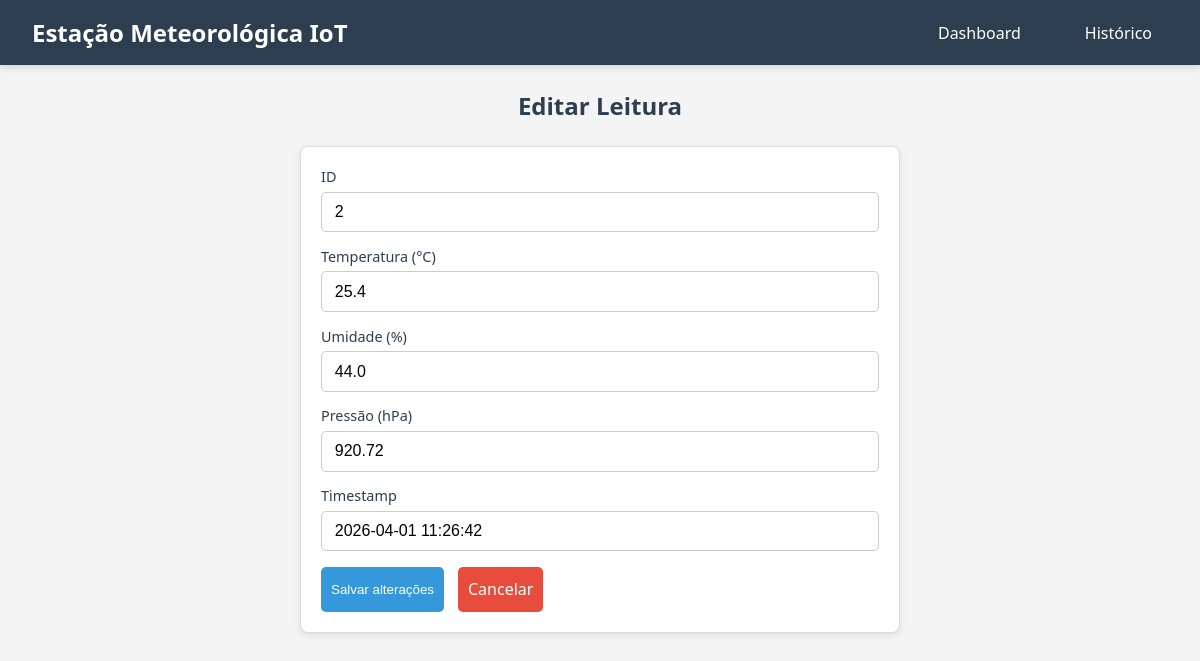
The app's page /editar/2 with its own data.
### tables this page shows
CREATE TABLE leituras (
    id INTEGER PRIMARY KEY AUTOINCREMENT,
    temperatura REAL NOT NULL,
    umidade REAL NOT NULL,
    pressao REAL,
    localizacao TEXT DEFAULT 'Lab',
    timestamp DATETIME DEFAULT (datetime('now','localtime'))
);

### app.py (the view, shortened to what this page needs)
@app.route('/editar/<int:id>', methods=['GET', 'POST'])
def editar(id):
    leitura = buscar_leitura(id)
    if not leitura:
        return 'Leitura não encontrada', 404
    return render_template('editar.html', leitura=leitura)

### app.py (called while the page is built)
@app.after_request
def add_cors_headers(response):
    response.headers["Access-Control-Allow-Origin"] = "*"
    response.headers["Access-Control-Allow-Methods"] = "GET, POST, PUT, DELETE, OPTIONS"
    response.headers["Access-Control-Allow-Headers"] = "Content-Type, Authorization"
    return response

### database.py (called while the page is built)
def get_db_connection():
    conn = sqlite3.connect('dados.db', timeout=10)
    conn.execute('PRAGMA journal_mode=WAL;')
    conn.execute('PRAGMA busy_timeout=5000;')
    conn.row_factory = sqlite3.Row
    return conn

def buscar_leitura(id):
    conn = get_db_connection()
    leitura = conn.execute('SELECT * FROM leituras WHERE id = ?', (id,)).fetchone()
    conn.close()
    return leitura

### templates/editar.html (shortened to what this page needs)
<!DOCTYPE html>
<html lang="pt-br">
<head>
    <link rel="stylesheet" href="../static/css/style.css">
</head>
<body>
    <nav class="navbar">
        <div class="navbar-container">
            <div class="navbar-title">
                <h1>Estação Meteorológica IoT</h1>
            </div>
            <ul class="navbar-menu">
                <li><a href="/dashboard" class="nav-link">Dashboard</a></li>
                <li><a href="/historico" class="nav-link">Histórico</a></li>
            </ul>
        </div>
    </nav>
    <div class="latest">
        <h2>Editar Leitura</h2>
        <form method="POST" action="" class="editar-form">
            <div class="form-row">
                <label for="id">ID</label>
                <input type="text" id="id" value="{{ leitura.id }}" readonly>
            </div>
            <div class="form-row">
                <label for="temperatura">Temperatura (°C)</label>
                <input type="number" step="0.01" name="temperatura" id="temperatura" required value="{{ leitura.temperatura }}">
            </div>
            <div class="form-row">
                <label for="umidade">Umidade (%)</label>
                <input type="number" step="0.01" name="umidade" id="umidade" required value="{{ leitura.umidade }}">
            </div>
            <div class="form-row">
                <label for="pressao">Pressão (hPa)</label>
                <input type="number" step="0.01" name="pressao" id="pressao" required value="{{ leitura.pressao }}">
            </div>
            <div class="form-row">
                <label for="timestamp">Timestamp</label>
                <input type="text" id="timestamp" value="{{ leitura.timestamp }}" readonly>
            </div>
            <div class="form-actions">
                <button type="submit" class="historic-action-btn historic-action-btn-editar">Salvar alterações</button>
                <a href="/historico" class="historic-action-btn historic-action-btn-excluir" style="display:inline-block;text-decoration:none;line-height:1.8;">Cancelar</a>
            </div>
        </form>
    </div>
</body>
</html>

### static/css/style.css (style rules this page uses)
* { margin: 0; padding: 0; box-sizing: border-box; }
body { font-family: 'Segoe UI', Tahoma, Geneva, Verdana, sans-serif; background-color: #f4f4f4; }
.navbar { background-color: #2c3e50; padding: 0; box-shadow: 0 2px 8px rgba(0, 0, 0, 0.15); position: sticky; top: 0; z-index: 100; }
.navbar-container { display: flex; justify-content: space-between; align-items: center; padding: 1rem 2rem; max-width: 1400px; margin: 0 auto; }
.navbar-title h1 { color: white; font-size: 1.5rem; margin: 0; }
.navbar-menu { display: flex; list-style: none; gap: 2rem; }
.nav-link { color: white; text-decoration: none; padding: 0.5rem 1rem; transition: all 0.3s ease; font-weight: 500; }
h1 { color: #333; }
.latest { display: flex; flex-direction: column; align-items: center; max-width: 1400px; margin: 0 auto; }
.latest h2 { color: #2c3e50; margin-bottom: 1.5rem; margin-top: 1.5rem; }
.editar-form { width: 100%; max-width: 600px; background-color: white; border: 1px solid #ddd; border-radius: 8px; padding: 1.25rem; box-shadow: 0 2px 6px rgba(0,0,0,0.1); margin-bottom: 2rem; }
.form-row { margin-bottom: 0.9rem; display: flex; flex-direction: column; }
.form-row label { font-size: 0.9rem; color: #2c3e50; margin-bottom: 0.35rem; }
.form-row input { padding: 0.65rem 0.8rem; border: 1px solid #ccc; border-radius: 5px; font-size: 1rem; }
.form-actions { margin-top: 1rem; display: flex; gap: 0.5rem; }
.historic-buttons button, .historic-action-btn { cursor: pointer; border: none; text-decoration: none; padding: 8px 10px; border-radius: 5px; color: white; font-weight: 500; margin-right: 6px; transition: all 0.2s ease; }
.historic-action-btn-editar { background-color: #3498db; }
.historic-action-btn-excluir { background-color: #e74c3c; }

### records on screen
leituras: id "2", temperatura "25.4", umidade "44.0", pressao "920.72", timestamp "2026-04-01 11:26:42"
